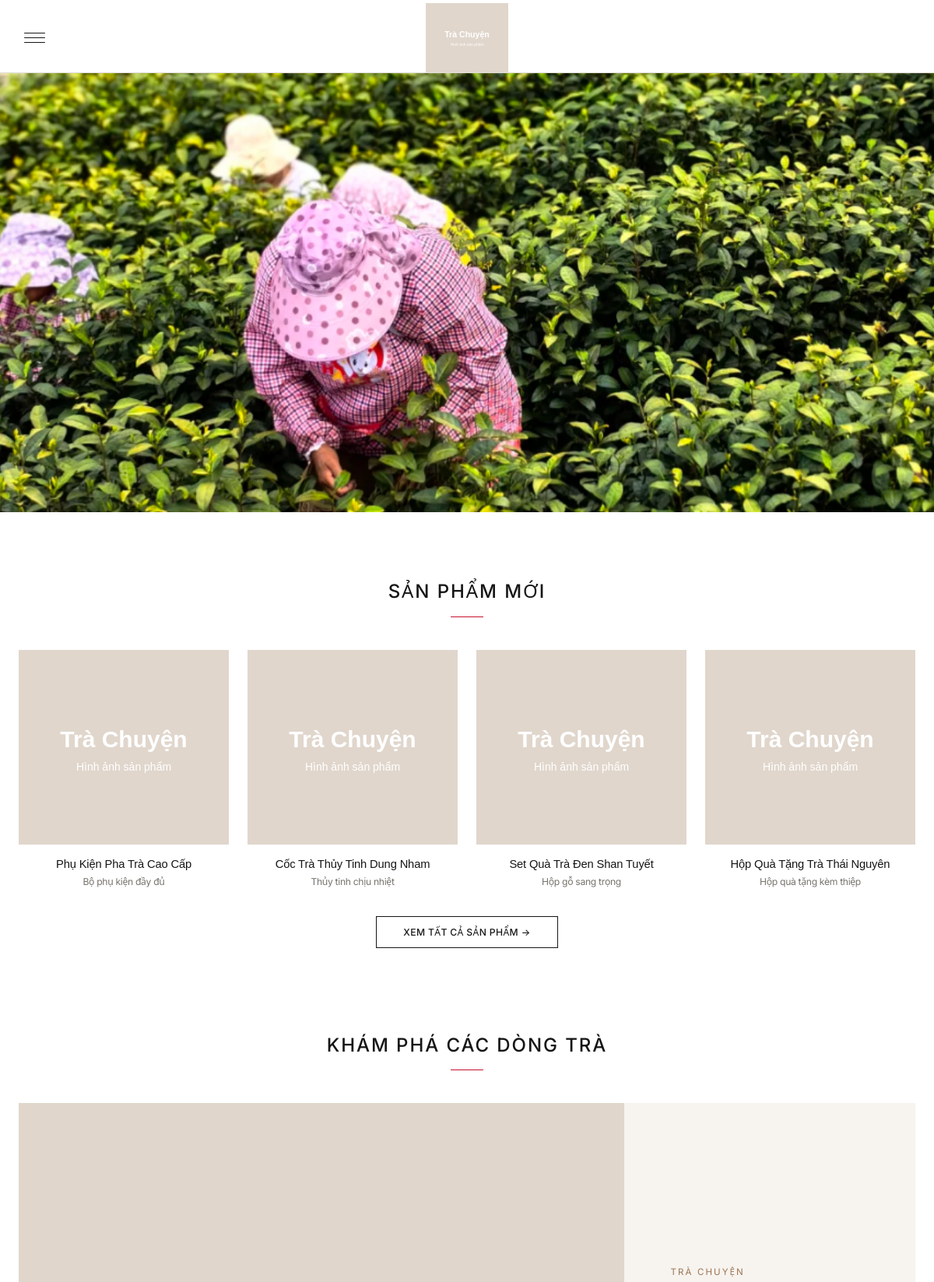
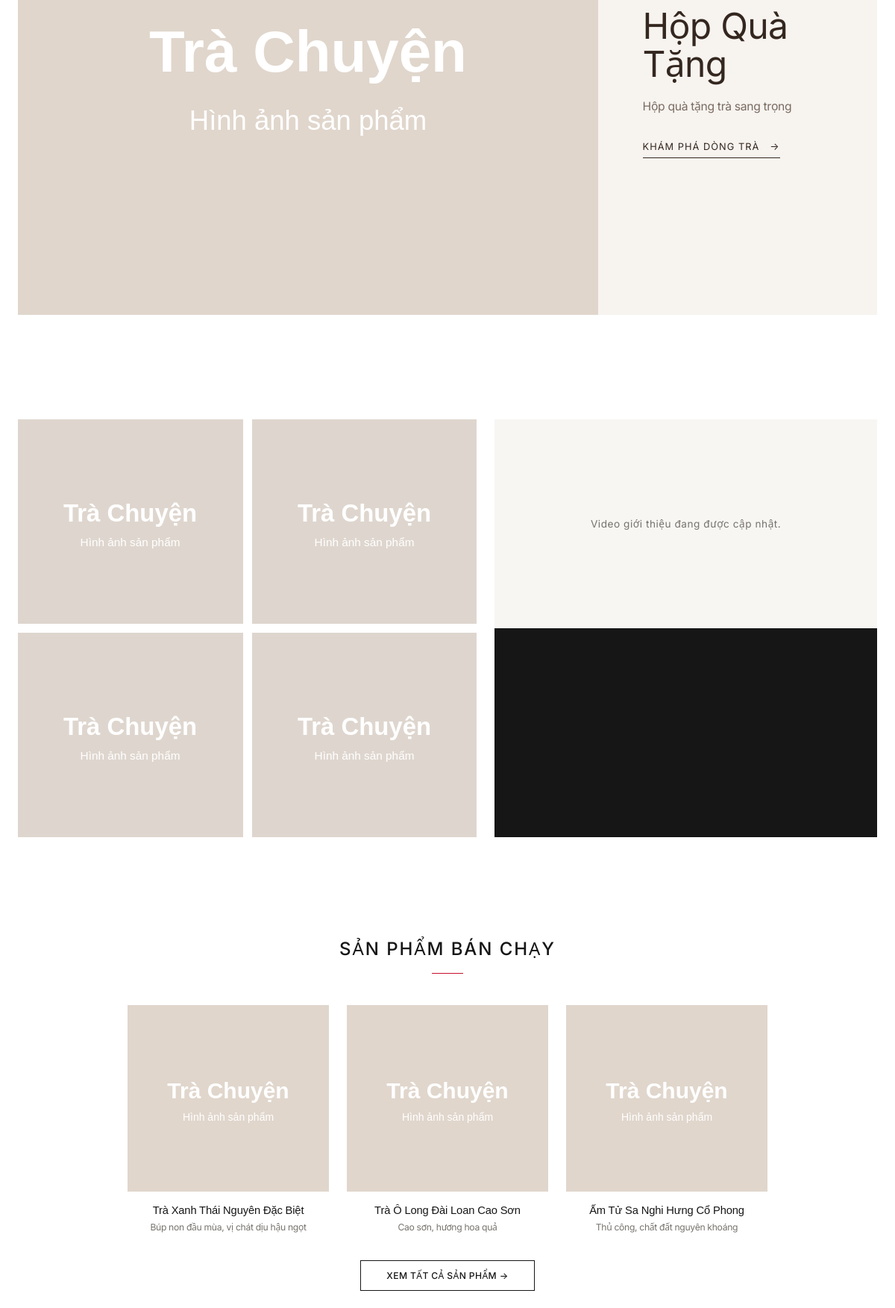
The page / (upper part) on the database its author committed (2 pictures, top to bottom).
### tables this page shows
CREATE TABLE IF NOT EXISTS products (
  id int NOT NULL AUTO_INCREMENT,
  code varchar(50) DEFAULT NULL COMMENT 'Mã sản phẩm',
  search_key varchar(500) DEFAULT NULL COMMENT 'Từ khóa tìm kiếm không dấu',
  category_id int DEFAULT NULL COMMENT 'ID danh mục, có thể để trống',
  name varchar(255) NOT NULL COMMENT 'Tên sản phẩm',
  slug varchar(255) NOT NULL COMMENT 'Đường dẫn thân thiện',
  description text COMMENT 'Mô tả chi tiết',
  short_description varchar(500) DEFAULT NULL COMMENT 'Mô tả ngắn',
  price decimal(15,2) NOT NULL COMMENT 'Giá hiện tại',
  old_price decimal(15,2) DEFAULT NULL COMMENT 'Giá cũ (để hiển thị giảm giá)',
  badge enum('hot','sale','new','') DEFAULT '' COMMENT 'Nhãn dán: Hot, Sale, Mới',
  image_url varchar(255) DEFAULT NULL COMMENT 'Ảnh đại diện',
  gallery longtext DEFAULT NULL COMMENT 'Danh sách ảnh phụ JSON',
  rating_avg decimal(2,1) DEFAULT 0.0 COMMENT 'Điểm đánh giá trung bình',
  review_count int DEFAULT 0 COMMENT 'Tổng số lượt đánh giá',
  is_best_seller tinyint(1) DEFAULT 0 COMMENT 'Sản phẩm bán chạy',
  stock_quantity int DEFAULT 0 COMMENT 'Số lượng tồn kho',
  capacity int DEFAULT NULL COMMENT 'Dung tích (ml)',
  is_active tinyint(1) DEFAULT 1 COMMENT 'Trạng thái hoạt động',
  views int DEFAULT 0 COMMENT 'Số lượt xem',
  created_at timestamp NULL DEFAULT CURRENT_TIMESTAMP,
  updated_at timestamp NULL DEFAULT CURRENT_TIMESTAMP ON UPDATE CURRENT_TIMESTAMP,
  PRIMARY KEY (id),
  UNIQUE KEY slug (slug),
  UNIQUE KEY uk_products_code (code),
  KEY category_id (category_id),
  CONSTRAINT products_ibfk_1 FOREIGN KEY (category_id) REFERENCES categories (id) ON DELETE SET NULL
);

CREATE TABLE IF NOT EXISTS categories (
  id int NOT NULL AUTO_INCREMENT,
  name varchar(255) NOT NULL COMMENT 'Tên danh mục',
  slug varchar(255) NOT NULL COMMENT 'Đường dẫn thân thiện',
  description text COMMENT 'Mô tả danh mục',
  image_url varchar(255) DEFAULT NULL COMMENT 'Ảnh đại diện',
  parent_id int DEFAULT NULL COMMENT 'Danh mục cha (NULL = cấp 1)',
  is_active tinyint(1) DEFAULT 1 COMMENT 'Trạng thái hoạt động',
  sort_order int DEFAULT 0 COMMENT 'Thứ tự hiển thị',
  created_at timestamp NULL DEFAULT CURRENT_TIMESTAMP,
  updated_at timestamp NULL DEFAULT CURRENT_TIMESTAMP ON UPDATE CURRENT_TIMESTAMP,
  PRIMARY KEY (id),
  UNIQUE KEY slug (slug),
  KEY parent_id (parent_id),
  CONSTRAINT categories_ibfk_1 FOREIGN KEY (parent_id) REFERENCES categories (id) ON DELETE SET NULL
);

### config/db.php (called while the page is built, shortened)
<?php
function db(): PDO
{
    static $pdo = null;
    if ($pdo === null) {
        $dsn = 'mysql:host=' . DB_HOST . ';dbname=' . DB_NAME . ';charset=' . DB_CHARSET;
        try {
            $pdo = new PDO($dsn, DB_USER, DB_PASS, [
                PDO::ATTR_ERRMODE            => PDO::ERRMODE_EXCEPTION,
                PDO::ATTR_DEFAULT_FETCH_MODE => PDO::FETCH_ASSOC,
                PDO::ATTR_EMULATE_PREPARES   => false,
            ]);
        } catch (PDOException $e) {
            error_log('Database connection failed: ' . $e->getMessage());
            http_response_code(500);
            die('Máy chủ đang gặp sự cố. Vui lòng thử lại sau.');
        }
    }
    return $pdo;
}
function e(?string $value): string
{
    return htmlspecialchars((string)$value, ENT_QUOTES, 'UTF-8');
}
function url(string $path): string
{
    return BASE_URL . $path;
}
function categoryPageUrl(string $slug): string
{
    $all = function_exists('getAllCategories') ? getAllCategories(true) : [];
    $categories = $all;
    $cat = null;
    foreach ($categories as $c) {
        if ($c['slug'] === $slug) {
            $cat = $c;
            break;
        }
    }
    $root = $cat !== null ? categoryRoot((int)$cat['id'], $categories) : null;
    $rootSlug = $root['slug'] ?? '';
    $map = rootPageMap();
    if (isset($map[$rootSlug])) {
        $file = $map[$rootSlug]['file'];
        return $rootSlug === $slug
            ? $file
            : $file . '?category=' . urlencode($slug);
    }
    return 'product.php?category=' . urlencode($slug);
}
function categoryImage(?string $imageUrl): string
{
    $placeholder = url('/img/placeholder.svg');
    if (str_starts_with($imageUrl, '/') || str_starts_with($imageUrl, 'img/')) {
        $path = __DIR__ . '/..' . ($imageUrl[0] === '/' ? $imageUrl : '/' . $imageUrl);
        if (!file_exists($path)) {
            return $placeholder;
        }
    }
    return url('/' . ltrim($imageUrl, '/'));
}
function productImage(?string $imageUrl): string
{
    $placeholder = url('/img/placeholder.svg');
    $imageUrl = trim((string)$imageUrl);
    if ($imageUrl === '' || str_contains($imageUrl, 'via.placeholder.com')) {
        return $placeholder;
    }
    return url('/' . ltrim($imageUrl, '/'));
}
function getSettings(): array
{
    static $cache = null;
    if ($cache === null) {
        $cache = [];
        foreach (db()->query('SELECT skey, svalue FROM settings')->fetchAll() as $row) {
            $cache[$row['skey']] = (string)$row['svalue'];
        }
    }
    return $cache;
}
function getSetting(string $key, ?string $default = null): ?string
{
    $all = getSettings();
    return (isset($all[$key]) && trim($all[$key]) !== '') ? $all[$key] : $default;
}

### admin/product/model.php (called while the page is built, shortened)
<?php
function getAllCategories(bool $includeInactive = false): array
{
    $sql = 'SELECT * FROM categories';
    if (!$includeInactive) {
        $sql .= ' WHERE is_active = 1';
    }
    $sql .= ' ORDER BY sort_order, id';
    $stmt = db()->query($sql);
    return $stmt->fetchAll();
}
function rootPageMap(): array
{
    return [
        'tra'          => ['file' => 'san-pham-tra.php', 'active' => 'products'],
        'gomsu'        => ['file' => 'khai-va-chen.php', 'active' => 'teaset'],
        'amtusa'       => ['file' => 'am-tu-sa.php',     'active' => 'teapot'],
        'hop-qua-tang' => ['file' => 'hop-qua-tang.php', 'active' => 'gift'],
    ];
}
function categoryRoot(?int $id, ?array $all = null): ?array
{
    $byId = [];
    foreach ($all as $c) {
        $byId[(int)$c['id']] = $c;
    }
    $seen = [];
    $current = $byId[$id] ?? null;
    while ($current !== null && !isset($seen[(int)$current['id']])) {
        $seen[(int)$current['id']] = true;
        $pid = $current['parent_id'] !== null ? (int)$current['parent_id'] : 0;
        if ($pid <= 0) {
            return $current;
        }
        $current = $byId[$pid] ?? null;
    }
    return $current;
}

### index.php (the view, shortened to what this page needs)
<?php
require_once __DIR__ . '/config/db.php';
require_once __DIR__ . '/admin/product/model.php';
$allCategories = getAllCategories();
$homepageCategorySlugs = ['tra', 'hop-qua-tang', 'gomsu', 'amtusa'];
$homepageCategories = [];
foreach ($homepageCategorySlugs as $homepageSlug) {
    foreach ($allCategories as $category) {
        if ($category['slug'] === $homepageSlug) {
            $homepageCategories[] = $category;
            break;
        }
    }
}
$newProducts = db()->query('SELECT p.*, c.name AS category_name, c.slug AS category_slug
                            FROM products p
                            LEFT JOIN categories c ON c.id = p.category_id
                            WHERE p.is_active = 1
                            ORDER BY p.created_at DESC, p.id DESC
                            LIMIT 5')->fetchAll();
$bestSellers = db()->query('SELECT p.*, c.name AS category_name, c.slug AS category_slug
                            FROM products p
                            LEFT JOIN categories c ON c.id = p.category_id
                            WHERE p.is_active = 1 AND p.badge = "hot"
                            ORDER BY p.rating_avg DESC, p.created_at DESC
                            LIMIT 12')->fetchAll();
$homepageVideoUrl = getSetting('homepage_video_url', '');
$homepageVideoUrl = $homepageVideoUrl ? normalizeVideoUrl($homepageVideoUrl) : '';
$homepageVideoIsFile = str_starts_with($homepageVideoUrl, 'img/videos/');
$banners = db()->query('SELECT image_url FROM banners WHERE is_active = 1 ORDER BY sort_order, id')->fetchAll(PDO::FETCH_COLUMN);
require __DIR__ . '/includes/header.php';
?>
<div class="container hero-slider-shell">
    <div class="hero-carousel" id="slider">
        <div class="slider-wrapper" id="sliderWrapper">
            <?php foreach ($banners as $i => $bannerUrl): ?>
                <div class="slide slide-<?= ($i % 5) + 1 ?>"><img src="<?= e($bannerUrl) ?>" alt=""></div>
            <?php endforeach; ?>
        </div>
    </div>
</div>
<div class="container body-container">
    <section class="section-new-products">
        <h2 class="section-title">Sản phẩm mới</h2>
        <div class="grid-6col-2row new-products-track" id="newProductsTrack">
            <?php if (!$newProducts): ?>
                <p style="grid-column:1/-1; text-align:center; color:#8d6e63; padding:30px;">Chưa có sản phẩm mới.</p>
            <?php else: foreach ($newProducts as $p): ?>
                <div class="product-item" data-id="<?= (int)$p['id'] ?>">
                    <a href="productdetal.php?id=<?= $p['id'] ?>">
                        <img src="<?= e(productImage($p['image_url'])) ?>" alt="<?= e($p['name']) ?>">
                        <h3><?= e($p['name']) ?></h3>
                        <?php if (!empty($p['short_description'])): ?>
                            <p class="product-short-description"><?= e($p['short_description']) ?></p>
                        <?php endif; ?>
                    </a>
                </div>
            <?php endforeach; endif; ?>
        </div>
        <div class="view-all">
            <a href="product.php" class="btn-view-all">Xem tất cả sản phẩm →</a>
        </div>
    </section>
    <section class="tea-category-layouts">
        <div class="section-heading-row">
            <h2 class="section-title">Khám phá các dòng trà</h2>
        </div>
        <div class="category-layout-list">
            <?php foreach ($homepageCategories as $i => $c): ?>
                <article class="category-layout<?= $i % 2 ? ' is-reversed' : '' ?>">
                    <a class="category-layout-image" href="<?= e(categoryPageUrl($c['slug'])) ?>">
                        <img src="<?= e(categoryImage($c['image_url'])) ?>" alt="<?= e($c['name']) ?>" loading="lazy">
                    </a>
                    <div class="category-layout-copy">
                        <p class="category-layout-kicker">Trà Chuyện</p>
                        <h3><?= e($c['name']) ?></h3>
                        <p><?= e($c['description'] ?: 'Những hương vị trà được tuyển chọn kỹ lưỡng, cân bằng giữa truyền thống và trải nghiệm hiện đại.') ?></p>
                        <a class="category-layout-link" href="<?= e(categoryPageUrl($c['slug'])) ?>">Khám phá dòng trà <span>→</span></a>
                    </div>
                </article>
            <?php endforeach; ?>
        </div>
    </section>
    <section class="section-gallery">
        <div class="gallery-container">
            <div class="gallery-images">
                <div class="gallery-img-item"><img src="img/placeholder.svg" alt="Ấm tử sa 1"></div>
                <div class="gallery-img-item"><img src="img/placeholder.svg" alt="Ấm tử sa 2"></div>
                <div class="gallery-img-item"><img src="img/placeholder.svg" alt="Ấm tử sa 3"></div>
                <div class="gallery-img-item"><img src="img/placeholder.svg" alt="Ấm tử sa 4"></div>
            </div>
            <div class="gallery-video">
                <div class="video-wrapper">
                    <?php if ($homepageVideoUrl): ?>
                    <?php if ($homepageVideoIsFile): ?>
                    <video controls playsinline preload="metadata" title="Video giới thiệu ấm tử sa">
                        <source src="<?= e($homepageVideoUrl) ?>">
                        Trình duyệt không hỗ trợ phát video.
                    </video>
                    <?php else: ?>
                    <iframe
                        src="<?= e($homepageVideoUrl) ?>"
                        title="Video giới thiệu ấm tử sa"
                        frameborder="0"
                        allow="accelerometer; autoplay; clipboard-write; encrypted-media; gyroscope; picture-in-picture"
                        allowfullscreen>
                    </iframe>
                    <?php endif; ?>
                    <?php else: ?>
                    <div class="video-empty">Video giới thiệu đang được cập nhật.</div>
                    <?php endif; ?>
                </div>
            </div>
        </div>
    </section>
    <section class="section-best-seller">
        <h2 class="section-title">Sản phẩm bán chạy</h2>
        <div class="grid-6col-2row best-seller-track<?= count($bestSellers) < 5 ? ' few-items' : '' ?>" id="bestSellerTrack">
            <?php if (!$bestSellers): ?>
                <p style="grid-column:1/-1; text-align:center; color:#8d6e63; padding:30px;">Chưa có sản phẩm bán chạy.</p>
            <?php else: foreach ($bestSellers as $p):
                $img = productImage($p['image_url']);
                ?>
                <div class="product-item" data-id="<?= (int)$p['id'] ?>">
                    <a href="productdetal.php?id=<?= $p['id'] ?>">
                        <img src="<?= e($img) ?>" alt="<?= e($p['name']) ?>">
                        <h3><?= e($p['name']) ?></h3>
                        <?php if (!empty($p['short_description'])): ?>
                            <p class="product-short-description"><?= e($p['short_description']) ?></p>
                        <?php endif; ?>
                    </a>
                </div>
            <?php endforeach; endif; ?>
        </div>
        <div class="view-all">
            <a href="product.php" class="btn-view-all">Xem tất cả sản phẩm →</a>
        </div>
    </section>
</div>
<?php
require __DIR__ . '/includes/footer.php';
?>

### rows shown on the page
products: name "Phụ Kiện Pha Trà Cao Cấp", short_description "Bộ phụ kiện đầy đủ"
products: name "Cốc Trà Thủy Tinh Dung Nham", short_description "Thủy tinh chịu nhiệt"
products: name "Set Quà Trà Đen Shan Tuyết", short_description "Hộp gỗ sang trọng"
products: name "Hộp Quà Tặng Trà Thái Nguyên", short_description "Hộp quà tặng kèm thiệp"
categories: name "Hộp Quà Tặng", description "Hộp quà tặng trà sang trọng"
products: name "Trà Xanh Thái Nguyên Đặc Biệt", short_description "Búp non đầu mùa, vị chát dịu hậu ngọt"
products: name "Trà Ô Long Đài Loan Cao Sơn", short_description "Cao sơn, hương hoa quả"
products: name "Ấm Tử Sa Nghi Hưng Cổ Phong", short_description "Thủ công, chất đất nguyên khoáng"
